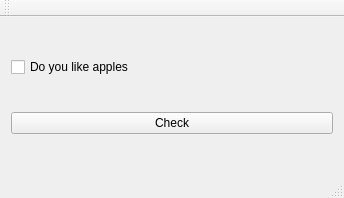
<?xml version="1.0" encoding="UTF-8"?>
<ui version="4.0">
 <class>MainWindow</class>
 <widget class="QMainWindow" name="MainWindow">
  <property name="geometry">
   <rect>
    <x>0</x>
    <y>0</y>
    <width>344</width>
    <height>198</height>
   </rect>
  </property>
  <property name="windowTitle">
   <string>MainWindow</string>
  </property>
  <widget class="QWidget" name="centralWidget">
   <layout class="QVBoxLayout" name="verticalLayout">
    <item>
     <widget class="QCheckBox" name="checkBox">
      <property name="text">
       <string>Do you like apples</string>
      </property>
     </widget>
    </item>
    <item>
     <widget class="QPushButton" name="pushButton">
      <property name="text">
       <string>Check</string>
      </property>
     </widget>
    </item>
   </layout>
  </widget>
  <widget class="QMenuBar" name="menuBar">
   <property name="geometry">
    <rect>
     <x>0</x>
     <y>0</y>
     <width>344</width>
     <height>21</height>
    </rect>
   </property>
  </widget>
  <widget class="QToolBar" name="mainToolBar">
   <attribute name="toolBarArea">
    <enum>TopToolBarArea</enum>
   </attribute>
   <attribute name="toolBarBreak">
    <bool>false</bool>
   </attribute>
  </widget>
  <widget class="QStatusBar" name="statusBar"/>
 </widget>
 <layoutdefault spacing="6" margin="11"/>
 <resources/>
 <connections/>
</ui>
